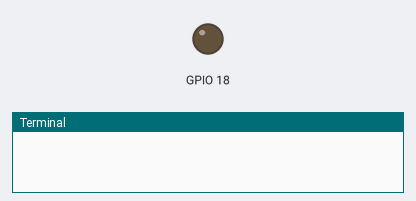
The program below on a simulated Raspberry Pi (BCM pin numbers). Shown: output pins drawn as LEDs (lit = HIGH), the last lines printed to the terminal. At 40.0 s the program stops and its outputs stay as they are.

Above: at 1.0 s.
At 3.0 s:
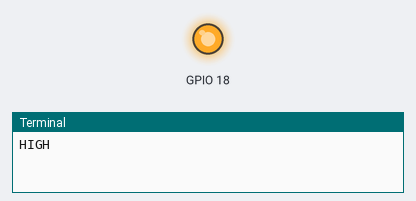
Timing chart, 0 to 5.2 s (numbered marks = the images above):
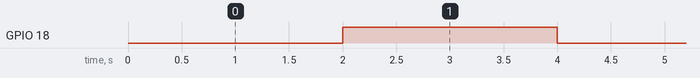

The program:

relay.py
```python
#!/usr/bin/env python

"""
relay.py: Relay
"""

import RPi.GPIO as GPIO
import time

# Setup Pins
GPIO.setmode(GPIO.BCM)
GPIO.setup(18, GPIO.OUT)

for i in range(10):
	time.sleep(2)
	print "HIGH"
	GPIO.output(18, GPIO.HIGH)

	time.sleep(2)
	print "LOW"
	GPIO.output(18, GPIO.LOW)

GPIO.cleanup()
```

Measured:
- by itself, GPIO 18: alternates HIGH for 2.0 s and LOW for 2.0 s
